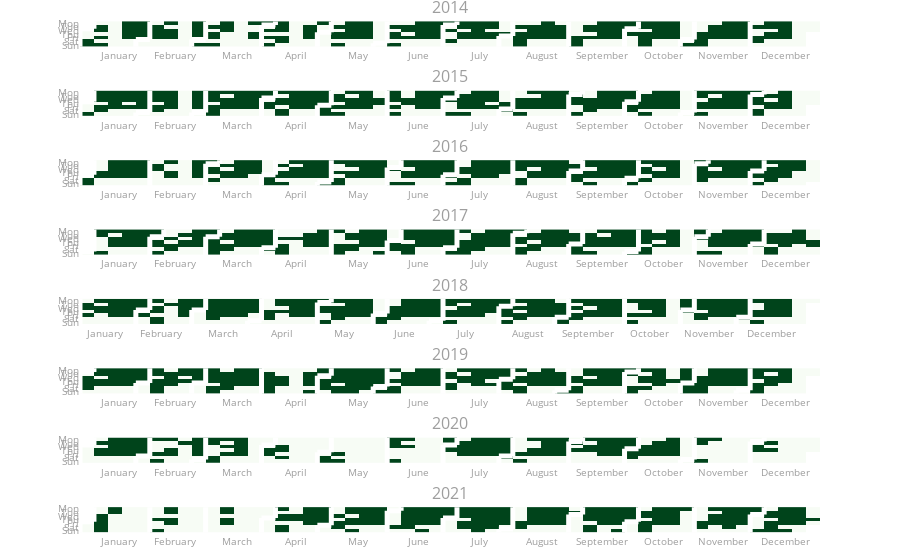

The code cell stored with this chart in its notebook:
### Code cell
# creating the plot

fig = calplot(
        london_data,
        x = "survey_date",
        y= "Value",
        gap = 0,
        name="Dates Covered",
        month_lines_width=5, 
        month_lines_color="#fff",
        years_title = True
        
        )
fig.show()
